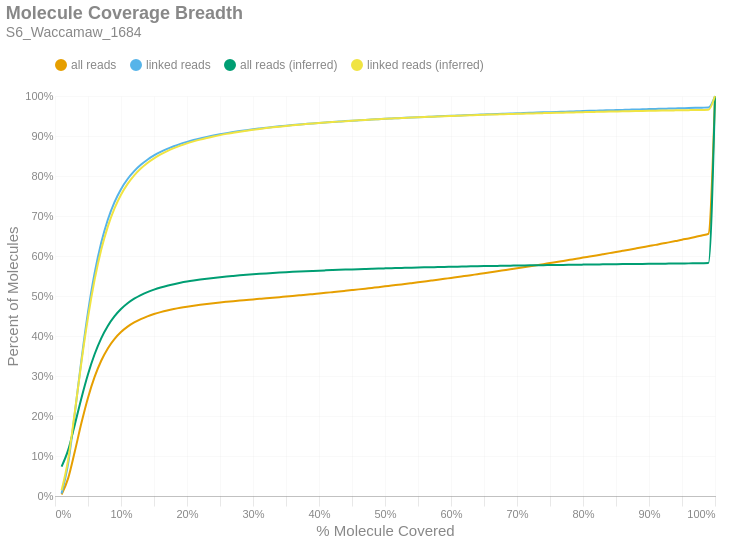

Notebook code cell kept with this figure:
### Markdown cell above
### Molecule Read Coverage
This chart shows molecule coverage breadth as computed by the number of bases aligned to that molecule. In other words, "*how much of each unique long molecule is actually sequenced/aligned?*" Keep in mind there is a distinction between sequences and alignments, since some sequences belonging to a particular molecule may not align well and wouldn't appear in the alignment data. This chart also shows molecule coverage breadth as computed by the *inferred fragment* from which the aligned sequences originate. Unlike read coverage, this calculation takes into account the total insert size, including unsequenced gaps between the forward and reverse reads. Like the previous figures, these are cumulative percents.

### Code cell
if SKIPLR:
    print_html(f"Skipped")
else:
    binned_df = consolidated_hist(valids['coverage_bp'], mask, 0.01, True)
    binned_df_inf = consolidated_hist(valids['coverage_inserts'], mask, 0.01, True)
    binned_df = binned_df.with_columns(pl.lit(binned_df_inf['all reads (cumsum)']).alias('all reads (inferred)'))
    binned_df = binned_df.with_columns(pl.lit(binned_df_inf['linked reads (cumsum)']).alias('linked reads (inferred)'))
    binned_df = binned_df.with_columns(
        (pl.col('bin').cast(pl.Float64) + 0.01).alias('right_edge')
    )

    with SafeRender(binned_df):
        (
            density_plot(binned_df, 'Molecule Coverage Breadth', samplename, 'molcov', ['all reads (inferred)','linked reads (inferred)'])
            .encode(
                #x=alt.X('bin:Q', title="% Molecule Covered").axis(format = '%').scale(padding=0),
                x=alt.X('right_edge:Q', title="% Molecule Covered").axis(format='%').scale(padding=0),
                y=alt.Y('value:Q', title='Percent of Molecules')
                    .axis(format='%')
                    .stack(False)
                    .scale(domainMin=0, padding=0),
                color=alt.Color("key:N").scale(domain = ["all reads", "linked reads", "all reads (inferred)", "linked reads (inferred)"]),
                tooltip = [
                    alt.Tooltip("key:N", title = "Data Type"),
                    alt.Tooltip("range_label:N", title="% Molecule Covered"),
                    alt.Tooltip("value:Q", format = ".2%", title="% Molecules")
                ]
            )
        ).display()

### Figure 1 — Vega-Lite specification as saved in the notebook (floating-point values rounded to 4 significant figures)
{"width": "container", "height": 400, "config": {"title": {"anchor": "start", "dy": -15, "fontSize": 18, "color": "#888888", "subtitleColor": "#888888", "subtitleFontSize": 14}, "arc": {"fill": "#0072B2"}, "axis": {"domainColor": "#888888", "domainWidth": 0.5, "gridWidth": 0.2, "grid": false, "titleFontWeight": 400, "titleFontSize": 15, "labelFontSize": 11, "labelColor": "#888888", "tickColor": "#888888", "tickWidth": 0.2, "titleColor": "#888888"}, "axisBand": {"grid": false}, "axisX": {"grid": true, "tickSize": 10, "domainCap": "round"}, "axisY": {"domain": false, "grid": true, "tickSize": 0, "domainCap": "round"}, "background": "transparent", "header": {"labelFontSize": 15, "labelColor": "#888888", "titleFontSize": 15, "titleFontWeight": 600, "titleColor": "#888888"}, "legend": {"labelFont": "sans-serif", "labelFontSize": 12, "labelColor": "#888888", "symbolSize": 100, "symbolType": "circle", "titleFontSize": 12, "titlePadding": 10, "titleColor": "#888888", "title": null, "orient": "top"}, "range": {"category": ["#E69F00", "#56B4E9", "#009E73", "#F0E442", "#0072B2", "#D55E00", "#CC79A7", "#000000"], "diverging": ["#cfe8f3", "#a2d4ec", "#73bfe2", "#46abdb", "#1696d2", "#12719e"]}, "area": {"fill": "#0072B2", "fillOpacity": 0.7, "line": true, "strokeOpacity": 0.7}, "line": {"color": "#0072B2", "stroke": "#0072B2", "strokeWidth": 2}, "trail": {"color": "#0072B2", "stroke": "#0072B2", "strokeWidth": 0, "size": 1}, "point": {"filled": true, "fillOpacity": 1.0, "size": 95}, "text": {"color": "#888888", "fontSize": 11, "align": "right", "fontWeight": 400, "size": 11}, "bar": {"fill": "#0072B2", "stroke": null}, "view": {"stroke": null, "continuousWidth": 660, "continuousHeight": 400}}, "data": {"name": "data-57ee5cfe65ad3c032eb7da5254aebb17"}, "mark": {"type": "line", "interpolate": "monotone", "point": {"opacity": 0, "size": 275}}, "encoding": {"color": {"field": "key", "scale": {"domain": ["all reads", "linked reads", "all reads (inferred)", "linked reads (inferred)"]}, "type": "nominal"}, "tooltip": [{"field": "key", "title": "Data Type", "type": "nominal"}, {"field": "range_label", "title": "% Molecule Covered", "type": "nominal"}, {"field": "value", "format": ".2%", "title": "% Molecules", "type": "quantitative"}], "x": {"axis": {"format": "%"}, "field": "right_edge", "scale": {"padding": 0}, "title": "% Molecule Covered", "type": "quantitative"}, "y": {"axis": {"format": "%"}, "field": "value", "scale": {"domainMin": 0, "padding": 0}, "stack": false, "title": "Percent of Molecules", "type": "quantitative"}}, "params": [{"name": "param_c36ac31b6afebe62", "select": {"type": "point", "fields": ["key"]}, "bind": "legend"}], "title": {"text": "Molecule Coverage Breadth", "subtitle": "S6_Waccamaw_1684"}, "transform": [{"fold": ["all reads (cumsum)", "linked reads (cumsum)", "all reads (inferred)", "linked reads (inferred)"]}, {"calculate": "replace(datum.key, ' (cumsum)', '')", "as": "key"}, {"filter": {"param": "param_c36ac31b6afebe62"}}], "usermeta": {"embedOptions": {"downloadFileName": "S6_Waccamaw_1684.molcov"}}, "$schema": "https://vega.github.io/schema/vega-lite/v6.1.0.json", "datasets": {"data-57ee5cfe65ad3c032eb7da5254aebb17": [{"bin": "0.0", "interval": "0.0-0.01", "all reads": 0.003816, "linked reads": 0.006546, "all reads (cumsum)": 0.003816, "linked reads (cumsum)": 0.006546, "range_label": "0.0-0.01", "all reads (inferred)": 0.07363, "linked reads (inferred)": 0.01431, "right_edge": 0.01}, {"bin": "0.01", "interval": "0.01-0.02", "all reads": 0.04093, "linked reads": 0.07569, "all reads (cumsum)": 0.04475, "linked reads (cumsum)": 0.08224, "range_label": "0.01-0.02", "all reads (inferred)": 0.1153, "linked reads (inferred)": 0.09148, "right_edge": 0.02}, {"bin": "0.02", "interval": "0.02-0.03", "all reads": 0.06642, "linked reads": 0.1242, "all reads (cumsum)": 0.1112, "linked reads (cumsum)": 0.2065, "range_label": "0.02-0.03", "all reads (inferred)": 0.1783, "linked reads (inferred)": 0.2095, "right_edge": 0.03}, {"bin": "0.03", "interval": "0.03-0.04", "all reads": 0.0711, "linked reads": 0.1334, "all reads (cumsum)": 0.1823, "linked reads (cumsum)": 0.3399, "range_label": "0.03-0.04", "all reads (inferred)": 0.2446, "linked reads (inferred)": 0.334, "right_edge": 0.04}, {"bin": "0.04", "interval": "0.04-0.05", "all reads": 0.06361, "linked reads": 0.1195, "all reads (cumsum)": 0.2459, "linked reads (cumsum)": 0.4594, "range_label": "0.04-0.05", "all reads (inferred)": 0.3045, "linked reads (inferred)": 0.4466, "right_edge": 0.05}, {"bin": "0.05", "interval": "0.05-0.06", "all reads": 0.05188, "linked reads": 0.09746, "all reads (cumsum)": 0.2977, "linked reads (cumsum)": 0.5569, "range_label": "0.05-0.06", "all reads (inferred)": 0.3543, "linked reads (inferred)": 0.5404, "right_edge": 0.06}, {"bin": "0.06", "interval": "0.06-0.07", "all reads": 0.04043, "linked reads": 0.07598, "all reads (cumsum)": 0.3382, "linked reads (cumsum)": 0.6329, "range_label": "0.06-0.07", "all reads (inferred)": 0.3942, "linked reads (inferred)": 0.6154, "right_edge": 0.07}, {"bin": "0.07", "interval": "0.07-0.08", "all reads": 0.03081, "linked reads": 0.05786, "all reads (cumsum)": 0.369, "linked reads (cumsum)": 0.6907, "range_label": "0.07-0.08", "all reads (inferred)": 0.4251, "linked reads (inferred)": 0.6735, "right_edge": 0.08}, {"bin": "0.08", "interval": "0.08-0.09", "all reads": 0.02322, "linked reads": 0.04357, "all reads (cumsum)": 0.3922, "linked reads (cumsum)": 0.7343, "range_label": "0.08-0.09", "all reads (inferred)": 0.449, "linked reads (inferred)": 0.7185, "right_edge": 0.09}, {"bin": "0.09", "interval": "0.09-0.1", "all reads": 0.01755, "linked reads": 0.03287, "all reads (cumsum)": 0.4098, "linked reads (cumsum)": 0.7672, "range_label": "0.09-0.1", "all reads (inferred)": 0.4675, "linked reads (inferred)": 0.7532, "right_edge": 0.1}, {"bin": "0.1", "interval": "0.1-0.11", "all reads": 0.01353, "linked reads": 0.02532, "all reads (cumsum)": 0.4233, "linked reads (cumsum)": 0.7925, "range_label": "0.1-0.11", "all reads (inferred)": 0.4819, "linked reads (inferred)": 0.7802, "right_edge": 0.11}, {"bin": "0.11", "interval": "0.11-0.12", "all reads": 0.01053, "linked reads": 0.01966, "all reads (cumsum)": 0.4338, "linked reads (cumsum)": 0.8121, "range_label": "0.11-0.12", "all reads (inferred)": 0.4933, "linked reads (inferred)": 0.8017, "right_edge": 0.12}, {"bin": "0.12", "interval": "0.12-0.13", "all reads": 0.008443, "linked reads": 0.01577, "all reads (cumsum)": 0.4423, "linked reads (cumsum)": 0.8279, "range_label": "0.12-0.13", "all reads (inferred)": 0.5024, "linked reads (inferred)": 0.8187, "right_edge": 0.13}, {"bin": "0.13", "interval": "0.13-0.14", "all reads": 0.006896, "linked reads": 0.01284, "all reads (cumsum)": 0.4492, "linked reads (cumsum)": 0.8407, "range_label": "0.13-0.14", "all reads (inferred)": 0.5098, "linked reads (inferred)": 0.8326, "right_edge": 0.14}, {"bin": "0.14", "interval": "0.14-0.15", "all reads": 0.005675, "linked reads": 0.01054, "all reads (cumsum)": 0.4548, "linked reads (cumsum)": 0.8513, "range_label": "0.14-0.15", "all reads (inferred)": 0.516, "linked reads (inferred)": 0.8442, "right_edge": 0.15}, {"bin": "0.15", "interval": "0.15-0.16", "all reads": 0.004786, "linked reads": 0.008875, "all reads (cumsum)": 0.4596, "linked reads (cumsum)": 0.8602, "range_label": "0.15-0.16", "all reads (inferred)": 0.5213, "linked reads (inferred)": 0.854, "right_edge": 0.16}, {"bin": "0.16", "interval": "0.16-0.17", "all reads": 0.004129, "linked reads": 0.007634, "all reads (cumsum)": 0.4638, "linked reads (cumsum)": 0.8678, "range_label": "0.16-0.17", "all reads (inferred)": 0.5257, "linked reads (inferred)": 0.8624, "right_edge": 0.17}, {"bin": "0.17", "interval": "0.17-0.18", "all reads": 0.003573, "linked reads": 0.006594, "all reads (cumsum)": 0.4673, "linked reads (cumsum)": 0.8744, "range_label": "0.17-0.18", "all reads (inferred)": 0.5296, "linked reads (inferred)": 0.8696, "right_edge": 0.18}, {"bin": "0.18", "interval": "0.18-0.19", "all reads": 0.003154, "linked reads": 0.005808, "all reads (cumsum)": 0.4705, "linked reads (cumsum)": 0.8802, "range_label": "0.18-0.19", "all reads (inferred)": 0.533, "linked reads (inferred)": 0.876, "right_edge": 0.19}, {"bin": "0.19", "interval": "0.19-0.2", "all reads": 0.002768, "linked reads": 0.005056, "all reads (cumsum)": 0.4732, "linked reads (cumsum)": 0.8853, "range_label": "0.19-0.2", "all reads (inferred)": 0.536, "linked reads (inferred)": 0.8816, "right_edge": 0.2}, {"bin": "0.2", "interval": "0.2-0.21", "all reads": 0.002512, "linked reads": 0.004573, "all reads (cumsum)": 0.4758, "linked reads (cumsum)": 0.8898, "range_label": "0.2-0.21", "all reads (inferred)": 0.5387, "linked reads (inferred)": 0.8865, "right_edge": 0.21}, {"bin": "0.21", "interval": "0.21-0.22", "all reads": 0.002314, "linked reads": 0.004182, "all reads (cumsum)": 0.4781, "linked reads (cumsum)": 0.894, "range_label": "0.21-0.22", "all reads (inferred)": 0.5411, "linked reads (inferred)": 0.891, "right_edge": 0.22}, {"bin": "0.22", "interval": "0.22-0.23", "all reads": 0.0021, "linked reads": 0.00375, "all reads (cumsum)": 0.4802, "linked reads (cumsum)": 0.8978, "range_label": "0.22-0.23", "all reads (inferred)": 0.5432, "linked reads (inferred)": 0.895, "right_edge": 0.23}, {"bin": "0.23", "interval": "0.23-0.24", "all reads": 0.001929, "linked reads": 0.003429, "all reads (cumsum)": 0.4821, "linked reads (cumsum)": 0.9012, "range_label": "0.23-0.24", "all reads (inferred)": 0.5453, "linked reads (inferred)": 0.8988, "right_edge": 0.24}, {"bin": "0.24", "interval": "0.24-0.25", "all reads": 0.001785, "linked reads": 0.003143, "all reads (cumsum)": 0.4839, "linked reads (cumsum)": 0.9043, "range_label": "0.24-0.25", "all reads (inferred)": 0.5471, "linked reads (inferred)": 0.9022, "right_edge": 0.25}, {"bin": "0.25", "interval": "0.25-0.26", "all reads": 0.001631, "linked reads": 0.002847, "all reads (cumsum)": 0.4855, "linked reads (cumsum)": 0.9072, "range_label": "0.25-0.26", "all reads (inferred)": 0.5488, "linked reads (inferred)": 0.9053, "right_edge": 0.26}, {"bin": "0.26", "interval": "0.26-0.27", "all reads": 0.001566, "linked reads": 0.002688, "all reads (cumsum)": 0.4871, "linked reads (cumsum)": 0.9099, "range_label": "0.26-0.27", "all reads (inferred)": 0.5503, "linked reads (inferred)": 0.9081, "right_edge": 0.27}, {"bin": "0.27", "interval": "0.27-0.28", "all reads": 0.001498, "linked reads": 0.002508, "all reads (cumsum)": 0.4886, "linked reads (cumsum)": 0.9124, "range_label": "0.27-0.28", "all reads (inferred)": 0.5517, "linked reads (inferred)": 0.9107, "right_edge": 0.28}, {"bin": "0.28", "interval": "0.28-0.29", "all reads": 0.001418, "linked reads": 0.002279, "all reads (cumsum)": 0.49, "linked reads (cumsum)": 0.9147, "range_label": "0.28-0.29", "all reads (inferred)": 0.553, "linked reads (inferred)": 0.9132, "right_edge": 0.29}, {"bin": "0.29", "interval": "0.29-0.3", "all reads": 0.001435, "linked reads": 0.00217, "all reads (cumsum)": 0.4914, "linked reads (cumsum)": 0.9168, "range_label": "0.29-0.3", "all reads (inferred)": 0.5543, "linked reads (inferred)": 0.9155, "right_edge": 0.3}, {"bin": "0.3", "interval": "0.3-0.31", "all reads": 0.001402, "linked reads": 0.001971, "all reads (cumsum)": 0.4928, "linked reads (cumsum)": 0.9188, "range_label": "0.3-0.31", "all reads (inferred)": 0.5554, "linked reads (inferred)": 0.9177, "right_edge": 0.31}, {"bin": "0.31", "interval": "0.31-0.32", "all reads": 0.001413, "linked reads": 0.001891, "all reads (cumsum)": 0.4943, "linked reads (cumsum)": 0.9207, "range_label": "0.31-0.32", "all reads (inferred)": 0.5566, "linked reads (inferred)": 0.9197, "right_edge": 0.32}, {"bin": "0.32", "interval": "0.32-0.33", "all reads": 0.001473, "linked reads": 0.001834, "all reads (cumsum)": 0.4957, "linked reads (cumsum)": 0.9225, "range_label": "0.32-0.33", "all reads (inferred)": 0.5576, "linked reads (inferred)": 0.9216, "right_edge": 0.33}, {"bin": "0.33", "interval": "0.33-0.34", "all reads": 0.001441, "linked reads": 0.00169, "all reads (cumsum)": 0.4972, "linked reads (cumsum)": 0.9242, "range_label": "0.33-0.34", "all reads (inferred)": 0.5585, "linked reads (inferred)": 0.9234, "right_edge": 0.34}, {"bin": "0.34", "interval": "0.34-0.35", "all reads": 0.001481, "linked reads": 0.001614, "all reads (cumsum)": 0.4986, "linked reads (cumsum)": 0.9258, "range_label": "0.34-0.35", "all reads (inferred)": 0.5595, "linked reads (inferred)": 0.9251, "right_edge": 0.35}, {"bin": "0.35", "interval": "0.35-0.36", "all reads": 0.001457, "linked reads": 0.001472, "all reads (cumsum)": 0.5001, "linked reads (cumsum)": 0.9273, "range_label": "0.35-0.36", "all reads (inferred)": 0.5604, "linked reads (inferred)": 0.9268, "right_edge": 0.36}, {"bin": "0.36", "interval": "0.36-0.37", "all reads": 0.001475, "linked reads": 0.001402, "all reads (cumsum)": 0.5016, "linked reads (cumsum)": 0.9287, "range_label": "0.36-0.37", "all reads (inferred)": 0.5612, "linked reads (inferred)": 0.9283, "right_edge": 0.37}, {"bin": "0.37", "interval": "0.37-0.38", "all reads": 0.001494, "linked reads": 0.001356, "all reads (cumsum)": 0.5031, "linked reads (cumsum)": 0.9301, "range_label": "0.37-0.38", "all reads (inferred)": 0.562, "linked reads (inferred)": 0.9297, "right_edge": 0.38}, {"bin": "0.38", "interval": "0.38-0.39", "all reads": 0.001602, "linked reads": 0.001329, "all reads (cumsum)": 0.5047, "linked reads (cumsum)": 0.9314, "range_label": "0.38-0.39", "all reads (inferred)": 0.5627, "linked reads (inferred)": 0.9311, "right_edge": 0.39}, {"bin": "0.39", "interval": "0.39-0.4", "all reads": 0.001612, "linked reads": 0.001232, "all reads (cumsum)": 0.5063, "linked reads (cumsum)": 0.9326, "range_label": "0.39-0.4", "all reads (inferred)": 0.5634, "linked reads (inferred)": 0.9324, "right_edge": 0.4}, {"bin": "0.4", "interval": "0.4-0.41", "all reads": 0.001608, "linked reads": 0.001201, "all reads (cumsum)": 0.5079, "linked reads (cumsum)": 0.9338, "range_label": "0.4-0.41", "all reads (inferred)": 0.5641, "linked reads (inferred)": 0.9336, "right_edge": 0.41}, {"bin": "0.41", "interval": "0.41-0.42", "all reads": 0.001677, "linked reads": 0.001182, "all reads (cumsum)": 0.5096, "linked reads (cumsum)": 0.935, "range_label": "0.41-0.42", "all reads (inferred)": 0.5647, "linked reads (inferred)": 0.9348, "right_edge": 0.42}, {"bin": "0.42", "interval": "0.42-0.43", "all reads": 0.001686, "linked reads": 0.001095, "all reads (cumsum)": 0.5113, "linked reads (cumsum)": 0.9361, "range_label": "0.42-0.43", "all reads (inferred)": 0.5653, "linked reads (inferred)": 0.9359, "right_edge": 0.43}, {"bin": "0.43", "interval": "0.43-0.44", "all reads": 0.001745, "linked reads": 0.001102, "all reads (cumsum)": 0.513, "linked reads (cumsum)": 0.9372, "range_label": "0.43-0.44", "all reads (inferred)": 0.5659, "linked reads (inferred)": 0.937, "right_edge": 0.44}, {"bin": "0.44", "interval": "0.44-0.45", "all reads": 0.001768, "linked reads": 0.001047, "all reads (cumsum)": 0.5148, "linked reads (cumsum)": 0.9382, "range_label": "0.44-0.45", "all reads (inferred)": 0.5665, "linked reads (inferred)": 0.9381, "right_edge": 0.45}, {"bin": "0.45", "interval": "0.45-0.46", "all reads": 0.001783, "linked reads": 0.0009732, "all reads (cumsum)": 0.5166, "linked reads (cumsum)": 0.9392, "range_label": "0.45-0.46", "all reads (inferred)": 0.5671, "linked reads (inferred)": 0.9391, "right_edge": 0.46}, {"bin": "0.46", "interval": "0.46-0.47", "all reads": 0.001823, "linked reads": 0.000954, "all reads (cumsum)": 0.5184, "linked reads (cumsum)": 0.9402, "range_label": "0.46-0.47", "all reads (inferred)": 0.5676, "linked reads (inferred)": 0.9401, "right_edge": 0.47}, {"bin": "0.47", "interval": "0.47-0.48", "all reads": 0.001896, "linked reads": 0.0009267, "all reads (cumsum)": 0.5203, "linked reads (cumsum)": 0.9411, "range_label": "0.47-0.48", "all reads (inferred)": 0.5681, "linked reads (inferred)": 0.941, "right_edge": 0.48}, {"bin": "0.48", "interval": "0.48-0.49", "all reads": 0.001827, "linked reads": 0.0008903, "all reads (cumsum)": 0.5221, "linked reads (cumsum)": 0.942, "range_label": "0.48-0.49", "all reads (inferred)": 0.5686, "linked reads (inferred)": 0.942, "right_edge": 0.49}, {"bin": "0.49", "interval": "0.49-0.5", "all reads": 0.002041, "linked reads": 0.0009076, "all reads (cumsum)": 0.5241, "linked reads (cumsum)": 0.9429, "range_label": "0.49-0.5", "all reads (inferred)": 0.5691, "linked reads (inferred)": 0.9428, "right_edge": 0.5}, {"bin": "0.5", "interval": "0.5-0.51", "all reads": 0.001819, "linked reads": 0.0008342, "all reads (cumsum)": 0.526, "linked reads (cumsum)": 0.9437, "range_label": "0.5-0.51", "all reads (inferred)": 0.5696, "linked reads (inferred)": 0.9436, "right_edge": 0.51}, {"bin": "0.51", "interval": "0.51-0.52", "all reads": 0.002045, "linked reads": 0.0008358, "all reads (cumsum)": 0.528, "linked reads (cumsum)": 0.9446, "range_label": "0.51-0.52", "all reads (inferred)": 0.57, "linked reads (inferred)": 0.9444, "right_edge": 0.52}, {"bin": "0.52", "interval": "0.52-0.53", "all reads": 0.002008, "linked reads": 0.0008135, "all reads (cumsum)": 0.53, "linked reads (cumsum)": 0.9454, "range_label": "0.52-0.53", "all reads (inferred)": 0.5704, "linked reads (inferred)": 0.9452, "right_edge": 0.53}, {"bin": "0.53", "interval": "0.53-0.54", "all reads": 0.002057, "linked reads": 0.000792, "all reads (cumsum)": 0.5321, "linked reads (cumsum)": 0.9462, "range_label": "0.53-0.54", "all reads (inferred)": 0.5708, "linked reads (inferred)": 0.946, "right_edge": 0.54}, {"bin": "0.54", "interval": "0.54-0.55", "all reads": 0.002076, "linked reads": 0.0007763, "all reads (cumsum)": 0.5341, "linked reads (cumsum)": 0.9469, "range_label": "0.54-0.55", "all reads (inferred)": 0.5713, "linked reads (inferred)": 0.9467, "right_edge": 0.55}, {"bin": "0.55", "interval": "0.55-0.56", "all reads": 0.002159, "linked reads": 0.0007498, "all reads (cumsum)": 0.5363, "linked reads (cumsum)": 0.9477, "range_label": "0.55-0.56", "all reads (inferred)": 0.5716, "linked reads (inferred)": 0.9474, "right_edge": 0.56}, {"bin": "0.56", "interval": "0.56-0.57", "all reads": 0.002158, "linked reads": 0.0007056, "all reads (cumsum)": 0.5385, "linked reads (cumsum)": 0.9484, "range_label": "0.56-0.57", "all reads (inferred)": 0.572, "linked reads (inferred)": 0.9481, "right_edge": 0.57}, {"bin": "0.57", "interval": "0.57-0.58", "all reads": 0.002178, "linked reads": 0.0007171, "all reads (cumsum)": 0.5406, "linked reads (cumsum)": 0.9491, "range_label": "0.57-0.58", "all reads (inferred)": 0.5724, "linked reads (inferred)": 0.9488, "right_edge": 0.58}, {"bin": "0.58", "interval": "0.58-0.59", "all reads": 0.002241, "linked reads": 0.0007148, "all reads (cumsum)": 0.5429, "linked reads (cumsum)": 0.9498, "range_label": "0.58-0.59", "all reads (inferred)": 0.5727, "linked reads (inferred)": 0.9494, "right_edge": 0.59}, {"bin": "0.59", "interval": "0.59-0.6", "all reads": 0.002309, "linked reads": 0.0007045, "all reads (cumsum)": 0.5452, "linked reads (cumsum)": 0.9505, "range_label": "0.59-0.6", "all reads (inferred)": 0.5731, "linked reads (inferred)": 0.95, "right_edge": 0.6}, {"bin": "0.6", "interval": "0.6-0.61", "all reads": 0.002246, "linked reads": 0.0006657, "all reads (cumsum)": 0.5474, "linked reads (cumsum)": 0.9512, "range_label": "0.6-0.61", "all reads (inferred)": 0.5734, "linked reads (inferred)": 0.9506, "right_edge": 0.61}, {"bin": "0.61", "interval": "0.61-0.62", "all reads": 0.002363, "linked reads": 0.0006941, "all reads (cumsum)": 0.5498, "linked reads (cumsum)": 0.9519, "range_label": "0.61-0.62", "all reads (inferred)": 0.5737, "linked reads (inferred)": 0.9512, "right_edge": 0.62}, {"bin": "0.62", "interval": "0.62-0.63", "all reads": 0.002312, "linked reads": 0.0006473, "all reads (cumsum)": 0.5521, "linked reads (cumsum)": 0.9525, "range_label": "0.62-0.63", "all reads (inferred)": 0.5741, "linked reads (inferred)": 0.9518, "right_edge": 0.63}, {"bin": "0.63", "interval": "0.63-0.64", "all reads": 0.002411, "linked reads": 0.0006384, "all reads (cumsum)": 0.5545, "linked reads (cumsum)": 0.9532, "range_label": "0.63-0.64", "all reads (inferred)": 0.5744, "linked reads (inferred)": 0.9524, "right_edge": 0.64}, {"bin": "0.64", "interval": "0.64-0.65", "all reads": 0.002364, "linked reads": 0.0006116, "all reads (cumsum)": 0.5569, "linked reads (cumsum)": 0.9538, "range_label": "0.64-0.65", "all reads (inferred)": 0.5747, "linked reads (inferred)": 0.9529, "right_edge": 0.65}, {"bin": "0.65", "interval": "0.65-0.66", "all reads": 0.002521, "linked reads": 0.0006365, "all reads (cumsum)": 0.5594, "linked reads (cumsum)": 0.9544, "range_label": "0.65-0.66", "all reads (inferred)": 0.575, "linked reads (inferred)": 0.9535, "right_edge": 0.66}, {"bin": "0.66", "interval": "0.66-0.67", "all reads": 0.002382, "linked reads": 0.0005989, "all reads (cumsum)": 0.5618, "linked reads (cumsum)": 0.955, "range_label": "0.66-0.67", "all reads (inferred)": 0.5753, "linked reads (inferred)": 0.954, "right_edge": 0.67}, {"bin": "0.67", "interval": "0.67-0.68", "all reads": 0.002478, "linked reads": 0.0005843, "all reads (cumsum)": 0.5643, "linked reads (cumsum)": 0.9556, "range_label": "0.67-0.68", "all reads (inferred)": 0.5756, "linked reads (inferred)": 0.9545, "right_edge": 0.68}, {"bin": "0.68", "interval": "0.68-0.69", "all reads": 0.002483, "linked reads": 0.0005862, "all reads (cumsum)": 0.5668, "linked reads (cumsum)": 0.9562, "range_label": "0.68-0.69", "all reads (inferred)": 0.5758, "linked reads (inferred)": 0.9549, "right_edge": 0.69}, {"bin": "0.69", "interval": "0.69-0.7", "all reads": 0.002602, "linked reads": 0.0005881, "all reads (cumsum)": 0.5694, "linked reads (cumsum)": 0.9568, "range_label": "0.69-0.7", "all reads (inferred)": 0.5761, "linked reads (inferred)": 0.9554, "right_edge": 0.7}, {"bin": "0.7", "interval": "0.7-0.71", "all reads": 0.002509, "linked reads": 0.0005632, "all reads (cumsum)": 0.5719, "linked reads (cumsum)": 0.9574, "range_label": "0.7-0.71", "all reads (inferred)": 0.5764, "linked reads (inferred)": 0.9559, "right_edge": 0.71}, {"bin": "0.71", "interval": "0.71-0.72", "all reads": 0.002581, "linked reads": 0.0005866, "all reads (cumsum)": 0.5744, "linked reads (cumsum)": 0.9579, "range_label": "0.71-0.72", "all reads (inferred)": 0.5766, "linked reads (inferred)": 0.9563, "right_edge": 0.72}, {"bin": "0.72", "interval": "0.72-0.73", "all reads": 0.002674, "linked reads": 0.0005966, "all reads (cumsum)": 0.5771, "linked reads (cumsum)": 0.9585, "range_label": "0.72-0.73", "all reads (inferred)": 0.5769, "linked reads (inferred)": 0.9568, "right_edge": 0.73}, {"bin": "0.73", "interval": "0.73-0.74", "all reads": 0.002575, "linked reads": 0.0005536, "all reads (cumsum)": 0.5797, "linked reads (cumsum)": 0.9591, "range_label": "0.73-0.74", "all reads (inferred)": 0.5771, "linked reads (inferred)": 0.9572, "right_edge": 0.74}, {"bin": "0.74", "interval": "0.74-0.75", "all reads": 0.002749, "linked reads": 0.0005417, "all reads (cumsum)": 0.5824, "linked reads (cumsum)": 0.9596, "range_label": "0.74-0.75", "all reads (inferred)": 0.5773, "linked reads (inferred)": 0.9576, "right_edge": 0.75}, {"bin": "0.75", "interval": "0.75-0.76", "all reads": 0.002612, "linked reads": 0.0005494, "all reads (cumsum)": 0.5851, "linked reads (cumsum)": 0.9602, "range_label": "0.75-0.76", "all reads (inferred)": 0.5776, "linked reads (inferred)": 0.958, "right_edge": 0.76}, {"bin": "0.76", "interval": "0.76-0.77", "all reads": 0.002701, "linked reads": 0.0005467, "all reads (cumsum)": 0.5878, "linked reads (cumsum)": 0.9607, "range_label": "0.76-0.77", "all reads (inferred)": 0.5778, "linked reads (inferred)": 0.9584, "right_edge": 0.77}, {"bin": "0.77", "interval": "0.77-0.78", "all reads": 0.00271, "linked reads": 0.0005421, "all reads (cumsum)": 0.5905, "linked reads (cumsum)": 0.9613, "range_label": "0.77-0.78", "all reads (inferred)": 0.578, "linked reads (inferred)": 0.9588, "right_edge": 0.78}, {"bin": "0.78", "interval": "0.78-0.79", "all reads": 0.002683, "linked reads": 0.0005075, "all reads (cumsum)": 0.5931, "linked reads (cumsum)": 0.9618, "range_label": "0.78-0.79", "all reads (inferred)": 0.5782, "linked reads (inferred)": 0.9592, "right_edge": 0.79}, {"bin": "0.79", "interval": "0.79-0.8", "all reads": 0.002895, "linked reads": 0.0005463, "all reads (cumsum)": 0.596, "linked reads (cumsum)": 0.9623, "range_label": "0.79-0.8", "all reads (inferred)": 0.5785, "linked reads (inferred)": 0.9596, "right_edge": 0.8}, {"bin": "0.8", "interval": "0.8-0.81", "all reads": 0.002706, "linked reads": 0.000506, "all reads (cumsum)": 0.5987, "linked reads (cumsum)": 0.9628, "range_label": "0.8-0.81", "all reads (inferred)": 0.5787, "linked reads (inferred)": 0.96, "right_edge": 0.81}, {"bin": "0.81", "interval": "0.81-0.82", "all reads": 0.002754, "linked reads": 0.000501, "all reads (cumsum)": 0.6015, "linked reads (cumsum)": 0.9633, "range_label": "0.81-0.82", "all reads (inferred)": 0.5789, "linked reads (inferred)": 0.9603, "right_edge": 0.82}, {"bin": "0.82", "interval": "0.82-0.83", "all reads": 0.002855, "linked reads": 0.0004876, "all reads (cumsum)": 0.6044, "linked reads (cumsum)": 0.9638, "range_label": "0.82-0.83", "all reads (inferred)": 0.5791, "linked reads (inferred)": 0.9607, "right_edge": 0.83}, {"bin": "0.83", "interval": "0.83-0.84", "all reads": 0.002844, "linked reads": 0.0004983, "all reads (cumsum)": 0.6072, "linked reads (cumsum)": 0.9643, "range_label": "0.83-0.84", "all reads (inferred)": 0.5793, "linked reads (inferred)": 0.961, "right_edge": 0.84}, {"bin": "0.84", "interval": "0.84-0.85", "all reads": 0.002819, "linked reads": 0.0004891, "all reads (cumsum)": 0.61, "linked reads (cumsum)": 0.9648, "range_label": "0.84-0.85", "all reads (inferred)": 0.5795, "linked reads (inferred)": 0.9614, "right_edge": 0.85}, {"bin": "0.85", "interval": "0.85-0.86", "all reads": 0.002922, "linked reads": 0.0004772, "all reads (cumsum)": 0.6129, "linked reads (cumsum)": 0.9653, "range_label": "0.85-0.86", "all reads (inferred)": 0.5797, "linked reads (inferred)": 0.9617, "right_edge": 0.86}, {"bin": "0.86", "interval": "0.86-0.87", "all reads": 0.002933, "linked reads": 0.0004764, "all reads (cumsum)": 0.6159, "linked reads (cumsum)": 0.9658, "range_label": "0.86-0.87", "all reads (inferred)": 0.5799, "linked reads (inferred)": 0.962, "right_edge": 0.87}, {"bin": "0.87", "interval": "0.87-0.88", "all reads": 0.002958, "linked reads": 0.0004895, "all reads (cumsum)": 0.6188, "linked reads (cumsum)": 0.9662, "range_label": "0.87-0.88", "all reads (inferred)": 0.5801, "linked reads (inferred)": 0.9623, "right_edge": 0.88}, {"bin": "0.88", "interval": "0.88-0.89", "all reads": 0.002994, "linked reads": 0.0004703, "all reads (cumsum)": 0.6218, "linked reads (cumsum)": 0.9667, "range_label": "0.88-0.89", "all reads (inferred)": 0.5802, "linked reads (inferred)": 0.9626, "right_edge": 0.89}, {"bin": "0.89", "interval": "0.89-0.9", "all reads": 0.003087, "linked reads": 0.000478, "all reads (cumsum)": 0.6249, "linked reads (cumsum)": 0.9672, "range_label": "0.89-0.9", "all reads (inferred)": 0.5804, "linked reads (inferred)": 0.963, "right_edge": 0.9}, {"bin": "0.9", "interval": "0.9-0.91", "all reads": 0.002917, "linked reads": 0.0004622, "all reads (cumsum)": 0.6278, "linked reads (cumsum)": 0.9677, "range_label": "0.9-0.91", "all reads (inferred)": 0.5806, "linked reads (inferred)": 0.9633, "right_edge": 0.91}, {"bin": "0.91", "interval": "0.91-0.92", "all reads": 0.003328, "linked reads": 0.0004902, "all reads (cumsum)": 0.6312, "linked reads (cumsum)": 0.9681, "range_label": "0.91-0.92", "all reads (inferred)": 0.5808, "linked reads (inferred)": 0.9636, "right_edge": 0.92}, {"bin": "0.92", "interval": "0.92-0.93", "all reads": 0.00293, "linked reads": 0.0004511, "all reads (cumsum)": 0.6341, "linked reads (cumsum)": 0.9686, "range_label": "0.92-0.93", "all reads (inferred)": 0.581, "linked reads (inferred)": 0.9638, "right_edge": 0.93}, {"bin": "0.93", "interval": "0.93-0.94", "all reads": 0.003225, "linked reads": 0.0004622, "all reads (cumsum)": 0.6373, "linked reads (cumsum)": 0.9691, "range_label": "0.93-0.94", "all reads (inferred)": 0.5812, "linked reads (inferred)": 0.9641, "right_edge": 0.94}, {"bin": "0.94", "interval": "0.94-0.95", "all reads": 0.003526, "linked reads": 0.0004315, "all reads (cumsum)": 0.6408, "linked reads (cumsum)": 0.9695, "range_label": "0.94-0.95", "all reads (inferred)": 0.5813, "linked reads (inferred)": 0.9644, "right_edge": 0.95}, {"bin": "0.95", "interval": "0.95-0.96", "all reads": 0.003086, "linked reads": 0.0004557, "all reads (cumsum)": 0.6439, "linked reads (cumsum)": 0.9699, "range_label": "0.95-0.96", "all reads (inferred)": 0.5816, "linked reads (inferred)": 0.9647, "right_edge": 0.96}, {"bin": "0.96", "interval": "0.96-0.97", "all reads": 0.003557, "linked reads": 0.0004457, "all reads (cumsum)": 0.6475, "linked reads (cumsum)": 0.9704, "range_label": "0.96-0.97", "all reads (inferred)": 0.5818, "linked reads (inferred)": 0.965, "right_edge": 0.97}, {"bin": "0.97", "interval": "0.97-0.98", "all reads": 0.00397, "linked reads": 0.0004304, "all reads (cumsum)": 0.6515, "linked reads (cumsum)": 0.9708, "range_label": "0.97-0.98", "all reads (inferred)": 0.582, "linked reads (inferred)": 0.9652, "right_edge": 0.98}, {"bin": "0.98", "interval": "0.98-0.99", "all reads": 0.003914, "linked reads": 0.000443, "all reads (cumsum)": 0.6554, "linked reads (cumsum)": 0.9713, "range_label": "0.98-0.99", "all reads (inferred)": 0.5822, "linked reads (inferred)": 0.9655, "right_edge": 0.99}, {"bin": "0.99", "interval": "0.99-1.0", "all reads": 0.3446, "linked reads": 0.02873, "all reads (cumsum)": 1.0, "linked reads (cumsum)": 1.0, "range_label": "0.99-1.0", "all reads (inferred)": 1.0, "linked reads (inferred)": 1.0, "right_edge": 1.0}]}}
